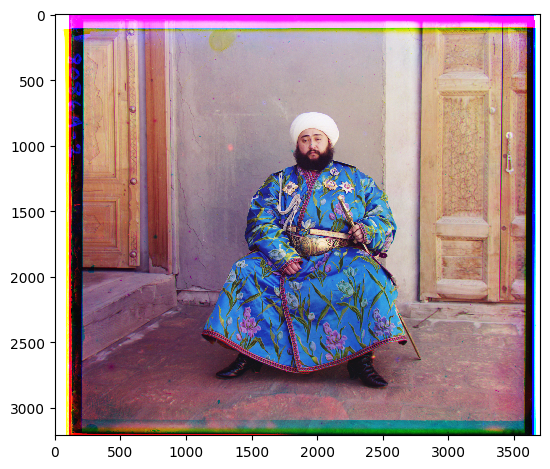
#> input picture 1/CannyPyramid/emir.png, 550 x 469 px, given in place of emir.tif, which was not available
$ jupyter execute --allow-errors colorize.ipynb
#> lines starting #> are read from the running program, lines starting #| are printed output that depends on the picture; pictures that were not available may be replaced by others from this repository, and a replacement may not be noted
#> further down, im is the input picture: shape (469, 550, 4); mean R, G, B, A 168, 148.2, 156.1, 255
#> `b = im[:height]`:
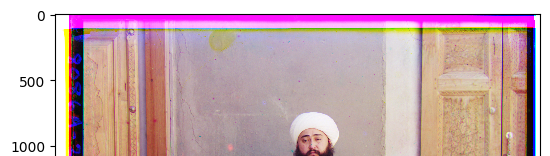
#> b: shape (156, 550, 4) float64; mean R, G, B, A 0.792, 0.678, 0.698, 1
#> `g = im[height: 2*height]`:
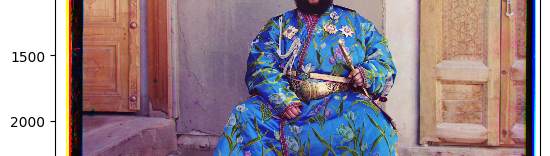
#> g: shape (156, 550, 4) float64; mean R, G, B, A 0.582, 0.521, 0.557, 1
#> `r = im[2*height: 3*height]`:
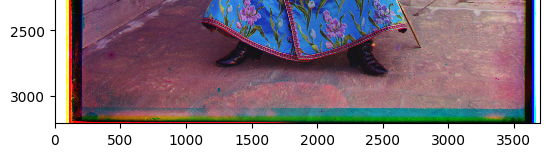
#> r: shape (156, 550, 4) float64; mean R, G, B, A 0.6, 0.542, 0.579, 1
[cell 1]
import numpy as np
import skimage as sk
import skimage.io as skio

[cell 2]
images=['emir.tif', 'harvesters.tif', 'icon.tif', 'lady.tif', 'melons.tif', 'monastery.jpg', 'onion_church.tif', 'sculpture.tif','self_portrait.tif', 'three_generations.tif', 'tobolsk.jpg', 'train.tif']

[cell 3]
# NCC
# name of the input file

# functions that might be useful for aligning the images include:
# np.roll, np.sum, sk.transform.rescale (for multiscale)
def align_NCC(a, b):
    best =-np.inf
    disp = (0, 0)
    x_a, y_a =a.shape
    x_b, y_b =b.shape

    for i in range(-30, 31):
        for j in range(-30, 31):
            shif_b= np.roll(b,shift=i, axis=0)
            shift_b =np.roll(shif_b, shift=j, axis=1)
            x_min = min(x_a, x_b)
            y_min = min(y_a, y_b)
            a_block =a[:x_min, :y_min]
            b_block = shift_b[:x_min, :y_min]
            # score = np.linalg.norm(a - shift_b)
            a_norm=a_block/np.linalg.norm(a_block)
            b_nomr= b_block/np.linalg.norm(b_block)
            score= np.sum(a_norm*b_nomr)
            if score > best:
                best = score
                disp = (-i, -j)
    # print("Displacement:", disp)
    return disp

[cell 4]
# L2 Norm
def align_l2(a, b):
    # a =(a - np.mean(a)) / np.std(a)
    # b =(b - np.mean(b))/ np.std(b)
    best=np.inf
    disp = (0, 0)
    x_a, y_a =a.shape
    x_b, y_b =b.shape

    for i in range(-30, 31):
        for j in range(-30, 31):
            shif_b= np.roll(b,shift=i, axis=0)
            shift_b =np.roll(shif_b, shift=j, axis=1)
            x_min = min(x_a, x_b)
            y_min = min(y_a, y_b)
            a_block =a[:x_min, :y_min]
            b_block = shift_b[:x_min, :y_min]
            score = np.linalg.norm(a_block - b_block)
            # a_norm=a_block/np.linalg.norm(a_block)
            # b_nomr= b_block/np.linalg.norm(b_block)
            # score= np.sum(a_norm*b_nomr)
            if score < best:
                best = score
                disp = (-i, -j)
    # print("Displacement", disp)
    return disp

[cell 5]
# Use Scikit image for edge detection
# [4 lines left out: function edge, not called in this run]

[cell 6]
# Equalized and Canny Edge detection
# [4 lines left out: function canny, not called in this run]

[cell 7]
# Phase Cross Corrolation

# [9 lines left out: function phase, not called in this run]

[cell 8]
# Naive L2
images=['emir.tif', 'harvesters.tif', 'icon.tif', 'lady.tif', 'melons.tif', 'monastery.jpg', 'onion_church.tif', 'sculpture.tif','self_portrait.tif', 'three_generations.tif', 'tobolsk.jpg', 'train.tif']
#> (the rest of this cell did not finish here and is left out)

[cell 9]
# Naice L2
images=['church.tif','cathedral.jpg']
#> (the rest of this cell did not finish here and is left out)

[cell 10]
# Naive NCC
images=['emir.tif', 'harvesters.tif', 'icon.tif', 'lady.tif', 'melons.tif', 'monastery.jpg', 'onion_church.tif', 'sculpture.tif','self_portrait.tif', 'three_generations.tif', 'tobolsk.jpg', 'train.tif']
#> images = ['emir.tif', 'harvesters.tif', 'icon.tif', 'lady.tif', 'melons.tif', 'monastery.jpg', 'onion_church.tif', 'sculpture.tif', 'self_portrait.tif', 'three_generations.tif', 'tobolsk.jpg', 'train.tif']
#> `imname =i`: imname = 'emir.tif'
#> (the rest of this cell did not finish here and is left out)

[cell 11]
# Naive NCC
images=['church.tif','cathedral.jpg']
#> (the rest of this cell did not finish here and is left out)

[cell 12]
# Image Pyramid
# [33 lines left out: function image_pyr, not called in this run]

[cell 13]
# Image Pyramid
images=['cathedral.jpg','church.tif','emir.tif', 'harvesters.tif', 'icon.tif', 'lady.tif', 'melons.tif', 'monastery.jpg', 'onion_church.tif', 'sculpture.tif','self_portrait.tif', 'three_generations.tif', 'tobolsk.jpg', 'train.tif']
#> images = ['cathedral.jpg', 'church.tif', 'emir.tif', 'harvesters.tif', 'icon.tif', 'lady.tif', 'melons.tif', 'monastery.jpg', 'onion_church.tif', 'sculpture.tif', 'self_portrait.tif', 'three_generations.tif', 'tobolsk.jpg', 'train.tif']
#> `imname =i`: imname = 'cathedral.jpg'
#> (the rest of this cell did not finish here and is left out)

$ run again, with 2/New folder/DerekPicture.jpg saved as 1/CannyPyramid/emir.png
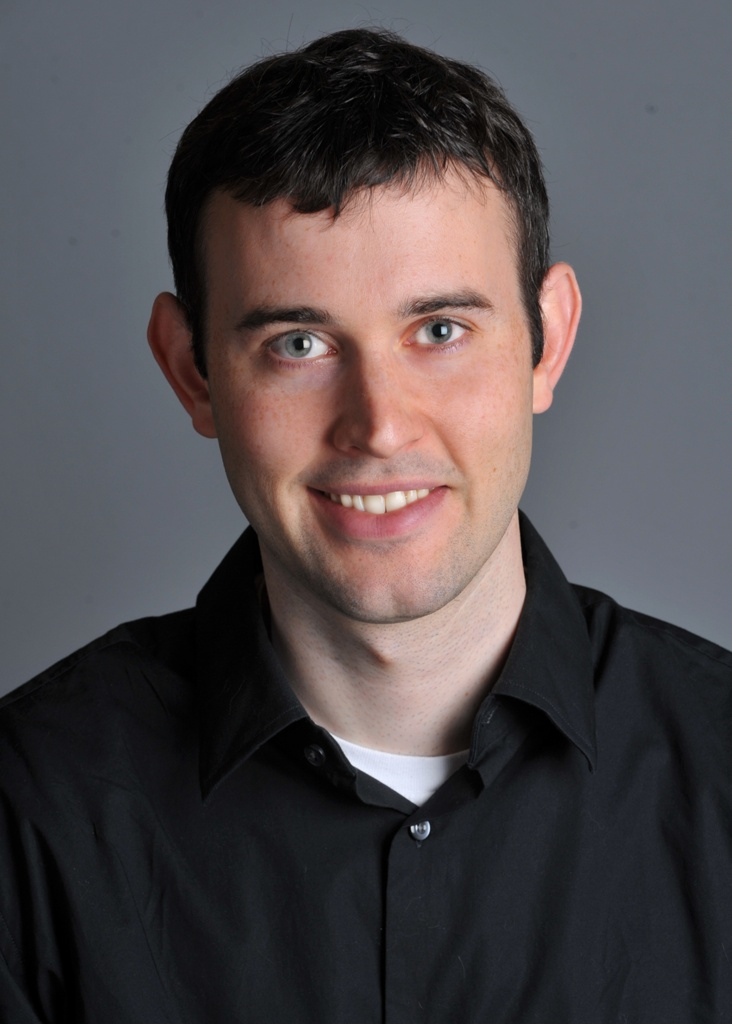
#> input picture 2/New folder/DerekPicture.jpg, 732 x 1024 px, given in place of emir.tif, which was not available
#> im is the input picture: shape (1024, 732, 3); mean R, G, B 80.5, 74.5, 76.9
#> `g = im[height: 2*height]`:
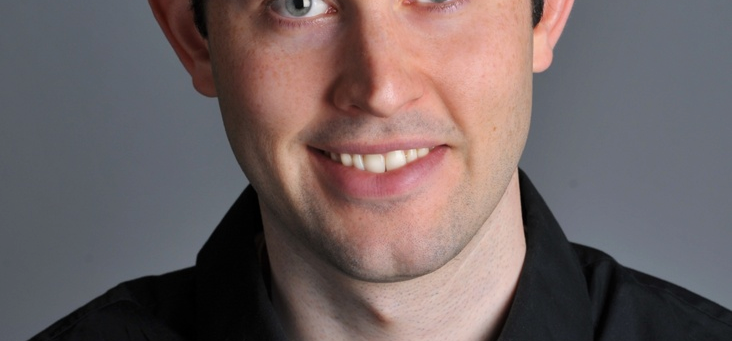
#> g: shape (341, 732, 3) float64; mean R, G, B 0.438, 0.386, 0.387
#> `r = im[2*height: 3*height]`:
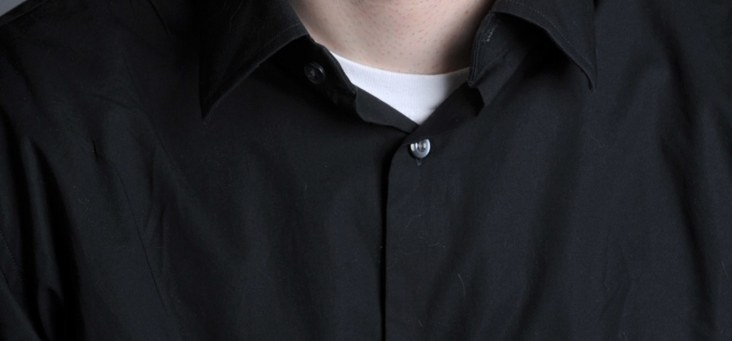
#> r: shape (341, 732, 3) float64; mean R, G, B 0.128, 0.132, 0.147
#> `images=['emir.tif', 'harvesters.tif', 'icon.tif', 'lady.tif', 'melons...`: images = ['emir.tif', 'harvesters.tif', 'icon.tif', 'lady.tif', 'melons.tif', 'monastery.jpg', 'onion_church.tif', 'sculpture.tif', 'self_portrait.tif', 'three_generations.tif', 'tobolsk.jpg', 'train.tif']
#> `imname =i`: imname = 'emir.tif'
#> `images=['cathedral.jpg','church.tif','emir.tif', 'harvesters.tif', 'ic..`: images = ['cathedral.jpg', 'church.tif', 'emir.tif', 'harvesters.tif', 'icon.tif', 'lady.tif', 'melons.tif', 'monastery.jpg', 'onion_church.tif', 'sculpture.tif', 'self_portrait.tif', 'three_generations.tif', 'tobolsk.jpg', 'train.tif']
#> `imname =i`: imname = 'cathedral.jpg'
